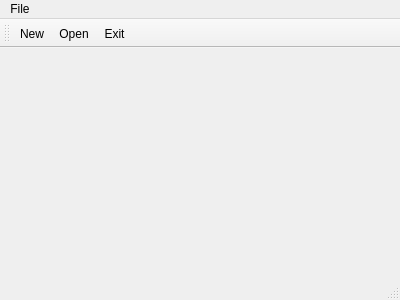
<?xml version="1.0" encoding="UTF-8"?>
<ui version="4.0">
 <class>MainWindow</class>
 <widget class="QMainWindow" name="MainWindow">
  <property name="geometry">
   <rect>
    <x>0</x>
    <y>0</y>
    <width>400</width>
    <height>300</height>
   </rect>
  </property>
  <property name="windowTitle">
   <string>MainWindow</string>
  </property>
  <widget class="QWidget" name="centralWidget"/>
  <widget class="QMenuBar" name="menuBar">
   <property name="geometry">
    <rect>
     <x>0</x>
     <y>0</y>
     <width>400</width>
     <height>26</height>
    </rect>
   </property>
   <widget class="QMenu" name="menuFile">
    <property name="title">
     <string>File</string>
    </property>
    <addaction name="actionNew"/>
    <addaction name="actionOpen"/>
    <addaction name="actionExit"/>
   </widget>
   <addaction name="menuFile"/>
  </widget>
  <widget class="QToolBar" name="mainToolBar">
   <attribute name="toolBarArea">
    <enum>TopToolBarArea</enum>
   </attribute>
   <attribute name="toolBarBreak">
    <bool>false</bool>
   </attribute>
   <addaction name="actionNew"/>
   <addaction name="actionOpen"/>
   <addaction name="actionExit"/>
  </widget>
  <widget class="QStatusBar" name="statusBar"/>
  <action name="actionNew">
   <property name="icon">
    <iconset resource="resources.qrc">
     <normaloff>:/rec/img/new.jpg</normaloff>:/rec/img/new.jpg</iconset>
   </property>
   <property name="text">
    <string>New</string>
   </property>
  </action>
  <action name="actionOpen">
   <property name="icon">
    <iconset resource="resources.qrc">
     <normaloff>:/rec/img/open.jpg</normaloff>:/rec/img/open.jpg</iconset>
   </property>
   <property name="text">
    <string>Open</string>
   </property>
  </action>
  <action name="actionExit">
   <property name="icon">
    <iconset resource="resources.qrc">
     <normaloff>:/rec/img/exit.jpg</normaloff>:/rec/img/exit.jpg</iconset>
   </property>
   <property name="text">
    <string>Exit</string>
   </property>
  </action>
 </widget>
 <layoutdefault spacing="6" margin="11"/>
 <resources>
  <include location="resources.qrc"/>
 </resources>
 <connections/>
</ui>
